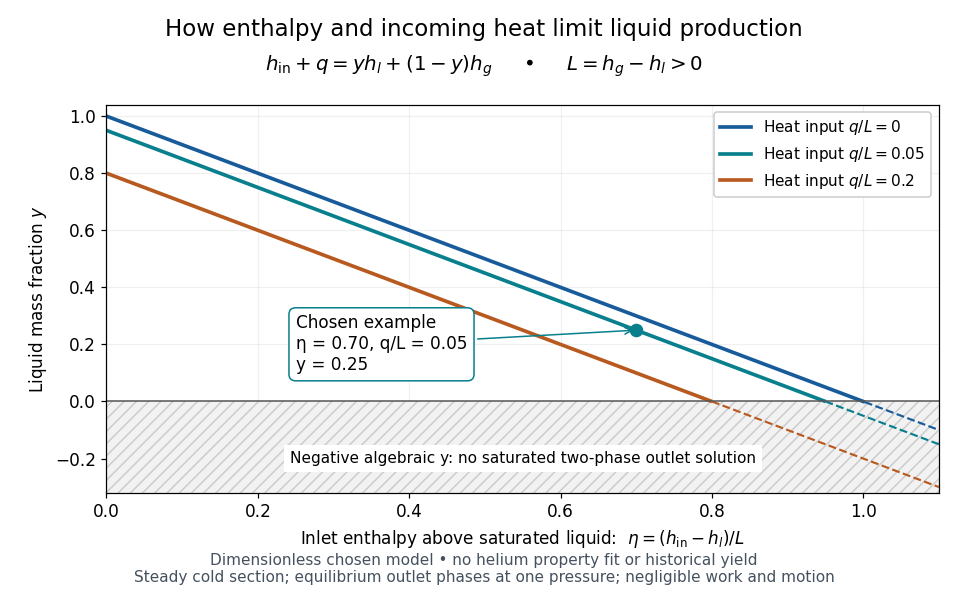

Here is the Python script that generated this plot:
"""Plot an original normalized cold-section enthalpy budget, not helium data.

Tested with Python 3.14, matplotlib 3.10.7 and numpy 2.3.5. Run from _media;
output is liquefaction-enthalpy-fraction-model.png in the current directory.
"""

from pathlib import Path

import matplotlib.pyplot as plt
import numpy as np


def liquid_fraction(eta, heat):
    return 1 - np.asarray(eta) - heat


def main():
    plt.rcParams.update({"font.size": 11, "font.family": "DejaVu Sans"})
    fig, ax = plt.subplots(figsize=(8.8, 5.6), dpi=110, facecolor="white")
    fig.subplots_adjust(left=.11, right=.97, bottom=.20, top=.83)
    eta = np.linspace(0, 1.10, 551)
    for heat, color in [(0, "#185b9b"), (.05, "#087f8c"), (.20, "#b85a20")]:
        y = liquid_fraction(eta, heat)
        valid = (y >= 0) & (y <= 1)
        ax.plot(eta[valid], y[valid], color=color, lw=2.4,
                label=rf"Heat input $q/L={heat:g}$")
        ax.plot(eta[~valid], y[~valid], color=color, lw=1.4, ls="--")
    ax.axhspan(-.32, 0, facecolor="#f2f2f2", hatch="///", edgecolor="#cccccc", lw=0)
    ax.axhline(0, color="#555555", lw=1)
    ax.scatter([.70], [.25], s=62, color="#087f8c", zorder=5)
    ax.annotate("Chosen example\nη = 0.70, q/L = 0.05\ny = 0.25", (.70, .25),
                xytext=(.25, .11), fontsize=11,
                arrowprops={"arrowstyle": "->", "color": "#087f8c"},
                bbox={"boxstyle": "round,pad=.4", "fc": "white", "ec": "#087f8c"})
    ax.text(.55, -.20, "Negative algebraic y: no saturated two-phase outlet solution",
            fontsize=10, ha="center", va="center", bbox={"fc": "white", "ec": "none"})
    ax.set(xlim=(0, 1.1), ylim=(-.32, 1.04),
           xlabel=r"Inlet enthalpy above saturated liquid:  $\eta=(h_{\rm in}-h_l)/L$",
           ylabel=r"Liquid mass fraction $y$")
    ax.legend(loc="upper right", framealpha=1, fontsize=10)
    ax.grid(alpha=.18)
    ax.set_axisbelow(True)
    fig.suptitle("How enthalpy and incoming heat limit liquid production", fontsize=15, y=.97)
    fig.text(.5, .885, r"$h_{\rm in}+q=yh_l+(1-y)h_g$     •     $L=h_g-h_l>0$",
             ha="center", fontsize=13)
    fig.text(.5, .055, "Dimensionless chosen model • no helium property fit or historical yield\n"
             "Steady cold section; equilibrium outlet phases at one pressure; negligible work and motion",
             ha="center", fontsize=10, color="#45515e")
    # Independently check conservation with a dimensional enthalpy reference.
    h_liquid, h_gas, h_in, q = 17., 217., 157., 10.
    y = float(liquid_fraction((h_in-h_liquid)/(h_gas-h_liquid), q/(h_gas-h_liquid)))
    assert abs(y - .25) < 1e-14
    assert abs((h_in+q) - (y*h_liquid + (1-y)*h_gas)) < 1e-12
    assert abs(float(liquid_fraction(.70, .30))) < 1e-14
    assert float(liquid_fraction(.70, .31)) < 0
    fig.savefig(Path.cwd() / (Path(__file__).stem + ".png"), facecolor="white")
    plt.close(fig)


if __name__ == "__main__":
    main()
